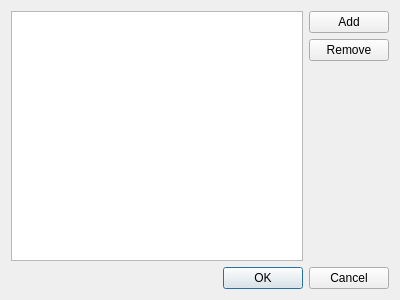
<?xml version="1.0" encoding="UTF-8"?>
<ui version="4.0">
 <class>MonitoredFoldersDlg</class>
 <widget class="QDialog" name="MonitoredFoldersDlg">
  <property name="geometry">
   <rect>
    <x>0</x>
    <y>0</y>
    <width>400</width>
    <height>300</height>
   </rect>
  </property>
  <property name="windowTitle">
   <string>Monitored Folders</string>
  </property>
  <layout class="QGridLayout" name="gridLayout">
   <item row="0" column="0" rowspan="3">
    <widget class="QListView" name="listView">
     <property name="editTriggers">
      <set>QAbstractItemView::NoEditTriggers</set>
     </property>
    </widget>
   </item>
   <item row="0" column="1">
    <widget class="QPushButton" name="btAdd">
     <property name="text">
      <string>Add</string>
     </property>
    </widget>
   </item>
   <item row="1" column="1">
    <widget class="QPushButton" name="btRemove">
     <property name="text">
      <string>Remove</string>
     </property>
    </widget>
   </item>
   <item row="2" column="1">
    <spacer name="verticalSpacer">
     <property name="orientation">
      <enum>Qt::Vertical</enum>
     </property>
     <property name="sizeHint" stdset="0">
      <size>
       <width>20</width>
       <height>165</height>
      </size>
     </property>
    </spacer>
   </item>
   <item row="3" column="0" colspan="2">
    <widget class="QDialogButtonBox" name="buttonBox">
     <property name="orientation">
      <enum>Qt::Horizontal</enum>
     </property>
     <property name="standardButtons">
      <set>QDialogButtonBox::Cancel|QDialogButtonBox::Ok</set>
     </property>
    </widget>
   </item>
  </layout>
 </widget>
 <resources/>
 <connections>
  <connection>
   <sender>buttonBox</sender>
   <signal>accepted()</signal>
   <receiver>MonitoredFoldersDlg</receiver>
   <slot>accept()</slot>
   <hints>
    <hint type="sourcelabel">
     <x>248</x>
     <y>254</y>
    </hint>
    <hint type="destinationlabel">
     <x>157</x>
     <y>274</y>
    </hint>
   </hints>
  </connection>
  <connection>
   <sender>buttonBox</sender>
   <signal>rejected()</signal>
   <receiver>MonitoredFoldersDlg</receiver>
   <slot>reject()</slot>
   <hints>
    <hint type="sourcelabel">
     <x>316</x>
     <y>260</y>
    </hint>
    <hint type="destinationlabel">
     <x>286</x>
     <y>274</y>
    </hint>
   </hints>
  </connection>
 </connections>
</ui>
